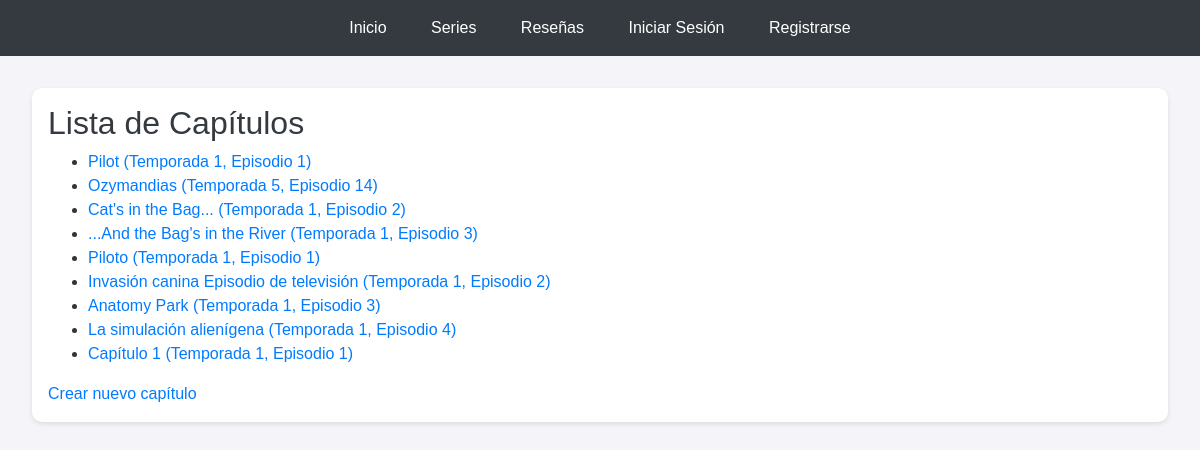
Page /series/capitulos/ on the committed database.
### apps/series/models.py (models this page shows)
class Capitulo(models.Model):
    titulo = models.CharField(max_length=200)
    numero = models.IntegerField()  # Número del capítulo dentro de la temporada
    temporada = models.IntegerField()  # Número de la temporada
    serie = models.ForeignKey(Serie, on_delete=models.CASCADE, related_name='capitulos')
    descripcion = models.TextField()
    def __str__(self):
        return f"{self.titulo} (Temporada {self.temporada}, Episodio {self.numero})"

### apps/series/views.py (the view)
# urls.py: path('capitulos/', CapituloListView.as_view(), name='capitulo-list'),
class CapituloListView(ListView):
    model = Capitulo
    template_name = 'series/capitulo_list.html'

### templates/series/capitulo_list.html
{% extends 'base.html' %}
{% block content %}
    <h2>Lista de Capítulos</h2>
    <ul>
    {% for capitulo in object_list %}
        <li>
            <a href="{% url 'series:capitulo-detail' capitulo.pk %}">{{ capitulo }}</a>
        </li>
    {% endfor %}
    </ul>
    <a href="{% url 'series:capitulo-create' %}">Crear nuevo capítulo</a>
{% endblock %}

### static/css/styles.css (style rules this page uses)
body { font-family: Arial, sans-serif; margin: 0; padding: 0; background-color: #f4f4f9; color: #333; }
h2 { color: #343a40; }

### rows in the picture
Capitulo: titulo+temporada+numero "Pilot (Temporada 1, Episodio 1)"
Capitulo: titulo+temporada+numero "Ozymandias (Temporada 5, Episodio 14)"
Capitulo: titulo+temporada+numero "Cat's in the Bag... (Temporada 1, Episodio 2)"
Capitulo: titulo+temporada+numero "...And the Bag's in the River (Temporada 1, Episodio 3)"
Capitulo: titulo+temporada+numero "Piloto (Temporada 1, Episodio 1)"
Capitulo: titulo+temporada+numero "Invasión canina Episodio de televisión (Temporada 1, Episodio 2)"
Capitulo: titulo+temporada+numero "Anatomy Park (Temporada 1, Episodio 3)"
Capitulo: titulo+temporada+numero "La simulación alienígena (Temporada 1, Episodio 4)"
Capitulo: titulo+temporada+numero "Capítulo 1 (Temporada 1, Episodio 1)"
